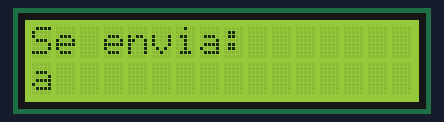
Bench run of a sketch on a simulated Arduino Mega 2560, built with avr-gcc and run on an emulated ATmega2560. Parts: 16×2 character LCD. What the sketch prints to the serial monitor is not drawn.

Above: at 0.1 s.
At 3.1 s:
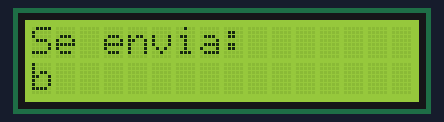

Measured:
- what the display in image 1 shows lasts 3.0 s, from 3.1 s to 6.1 s

The sketch:

EnvioDataSerialLCD.ino
```cpp
#include <LiquidCrystal.h>

LiquidCrystal lcd(50, 48, 46, 44, 42, 40);	// pines RS, E, D4, D5, D6, D7 de modulo 1602A

void setup() {
  lcd.begin(16, 2);			// inicializa a display de 16 columnas y 2 lineas
  Serial.begin(115200);
}

void loop() {
  lcd.setCursor(0, 0);
  lcd.print("Se envia: ");
  lcd.setCursor(0, 1);
  Serial.print("a\n");
  lcd.print("a");
  delay(3000);
  lcd.setCursor(0, 1);
  Serial.print("b\n");
  lcd.print("b");
  delay(3000);
}
```
